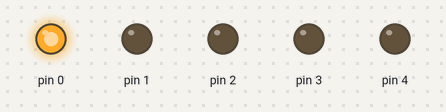
A sketch run on a simulated Arduino Uno, built with avr-gcc and run on an emulated ATmega328P. Shown: output pins drawn as LEDs (lit = HIGH).

Above: at 0.2 s.
At 1.2 s:
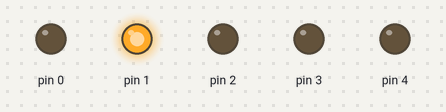
At 2.2 s:
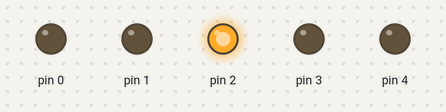
At 3.2 s:
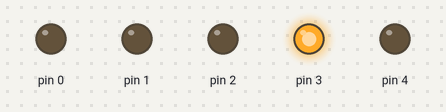
At 4.2 s:
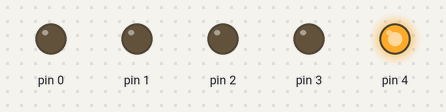
At 5.7 s:
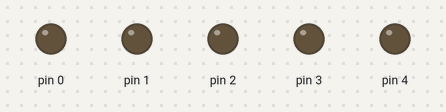
Timing chart, 0 to 6.5 s (numbered marks = the images above):
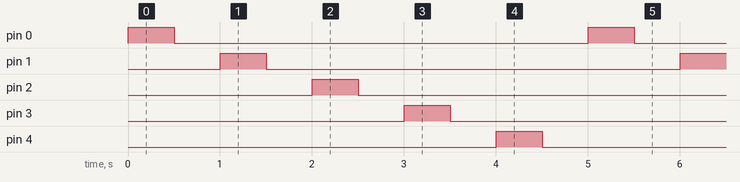

Measured:
- by itself, pin 0–4: alternates HIGH for 0.50 s and LOW for 4.5 s
- by itself, everything shown: repeats every 5.0 s, in 10 steps

The sketch:

Zacks_Light_Bar.ino
```cpp
int firstLED = 0;
int lastLED = 4;

void setup() {
  // put your setup code here, to run once:
  int count = firstLED;
  while(count <= lastLED) {
    pinMode(count, OUTPUT);
    count += 1;
  }
}

void loop() {
  // put your main code here, to run repeatedly:
  int count = firstLED;
  while(count <= lastLED) {
    digitalWrite(count, HIGH);
    delay(500);

    digitalWrite(count, LOW);
    delay(500);

    if(count <= lastLED) {
    count += 1;
    } else {
      count -= 1;
    }
  }
/*
  while(count >= firstLED) {

    digitalWrite(count, LOW);
    delay(500);

    digitalWrite(count, HIGH);
    delay(500);

    count -= 1;
  }*/

}
```
